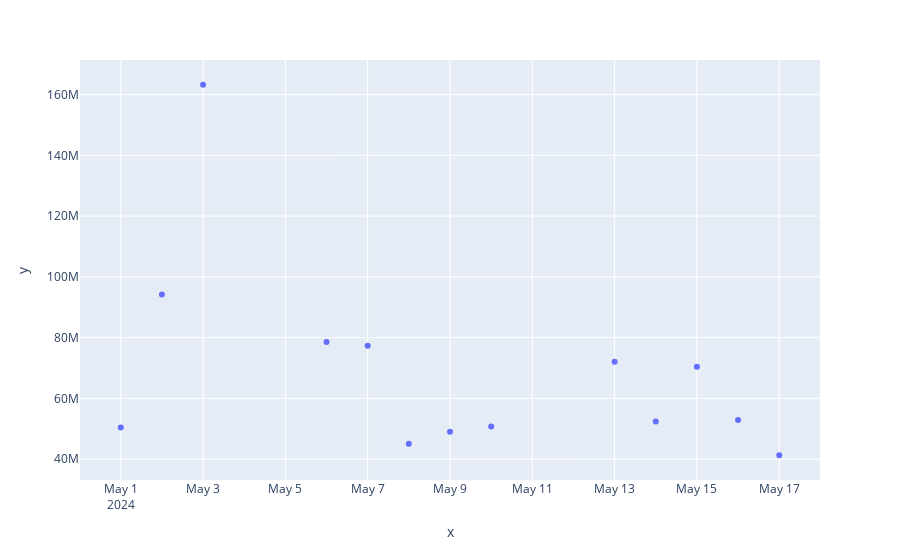

The cell this chart's notebook holds for it:
### Code cell
px.scatter(x=apple_box['Day'], y=apple_box['Volume'])

### Figure 1 — Plotly figure (JSON) as saved in the notebook; plotly's stock layout.template omitted (floating-point values rounded to 4 significant figures)
{"data": [{"hovertemplate": "x=%{x}<br>y=%{y}<extra></extra>", "legendgroup": "", "marker": {"color": "#636efa", "symbol": "circle"}, "mode": "markers", "name": "", "orientation": "v", "showlegend": false, "type": "scatter", "x": ["2024-05-17", "2024-05-16", "2024-05-15", "2024-05-14", "2024-05-13", "2024-05-10", "2024-05-09", "2024-05-08", "2024-05-07", "2024-05-06", "2024-05-03", "2024-05-02", "2024-05-01"], "xaxis": "x", "y": [41282925, 52845230, 70399988, 52393619, 72044809, 50759496, 48982972, 45057087, 77305771, 78569667, 163224109, 94214915, 50383147], "yaxis": "y"}], "layout": {"legend": {"tracegroupgap": 0}, "margin": {"t": 60}, "xaxis": {"anchor": "y", "domain": [0, 1], "title": {"text": "x"}}, "yaxis": {"anchor": "x", "domain": [0, 1], "title": {"text": "y"}}}}
